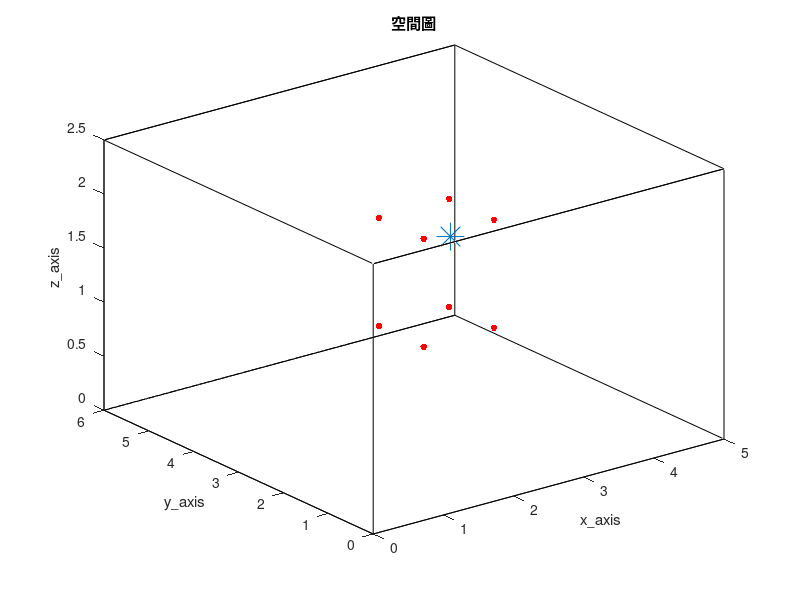

MATLAB code to generate this figure: (Note: this script raises an error after producing the figure.)
clc; clear;
close all;

tic

%% RIR parameter %%
SorNum = 1;                                              % source number
%%%%%%%%%%%%%%%%%%%%%%%%%%%%%%%%%%%%%%%%%%%%%%%%%%%%%%%%%%%%%%%%%%%%%%%%%%%%%%%%%%%%%%%%%%%%%%%%%%%%%%%%%%%%%%%%%%%
MicNum = 8;                                             % number of microphone
%%%%%%%%%%%%%%%%%%%%%%%%%%%%%%%%%%%%%%%%%%%%%%%%%%%%%%%%%%%%%%%%%%%%%%%%%%%%%%%%%%%%%%%%%%%%%%%%%%%%%%%%%%%%%%%%%%%
c = 343;                                                 % Sound velocity (m/s)
fs = 16000;                                              % Sample frequency (samples/s)

% 9 mics 大間距 %
% mic_x = [ 100 ; 400 ; 400 ; 100 ; 100 ; 400 ; 400 ; 100 ; 250 ]./100;
% mic_y = [ 100 ; 100 ; 400 ; 400 ; 100 ; 100 ; 400 ; 400 ; 250 ]./100;
% mic_z = [ 50  ;  50 ;  50 ;  50 ; 200 ; 200 ; 200 ; 200 ; 200 ]./100;

% 8 mics 小間距 %
mic_x = [ 200 ; 300 ; 300 ; 200 ; 200 ; 300 ; 300 ; 200 ]./100;
mic_y = [ 200 ; 200 ; 300 ; 300 ; 200 ; 200 ; 300 ; 300 ]./100;
mic_z = [ 100 ; 100 ; 100 ; 100 ; 200 ; 200 ; 200 ; 200 ]./100;

% 4 mics %
% mic_x = [ 200 ; 300 ; 250 ; 750/3 ]./100;
% mic_y = [ 200 ; 200 ; 300 ; 700/3 ]./100;
% mic_z = [ 100 ; 100 ; 100 ; 150 ]./100;

MicPos = [mic_x, mic_y, mic_z,];

SorPos = [270, 250, 180]/100;                                    % source position (m)
room_dim = [5, 6, 2.5];                                  % Room dimensions [x y z] (m)
%%%%%%%%%%%%%%%%%%%%%%%%%%%%%%%%%%%%%%%%%%%%%%%%%%%%%%%%%%%%%%%%%%%%%%%%%%%%%%%%%%%%%%%%%%%%%%%%%%%%%%%%%%%%%%%%%%%
reverberation_time = 1.6;                                % Reverberation time (s)
points_rir = 32768;                                       % Number of rir points (需比 reverberation time 還長)
%%%%%%%%%%%%%%%%%%%%%%%%%%%%%%%%%%%%%%%%%%%%%%%%%%%%%%%%%%%%%%%%%%%%%%%%%%%%%%%%%%%%%%%%%%%%%%%%%%%%%%%%%%%%%%%%%%%
mtype = 'omnidirectional';                               % Type of microphone
order = -1;                                              % -1 equals maximum reflection order!
dim = 3;                                                 % Room dimension
orientation = 0;                                         % Microphone orientation (rad)
hp_filter = 1;                                           % Disable high-pass filter

% 畫空間圖 %
figure(1);
plot3( [0 room_dim(1, 1) room_dim(1, 1) 0 0 0 room_dim(1, 1) room_dim(1, 1) 0 0 room_dim(1, 1) room_dim(1, 1) 0 0 room_dim(1, 1) room_dim(1, 1)], ...
       [0 0 room_dim(1, 2) room_dim(1, 2) 0 0 0 room_dim(1, 2) room_dim(1, 2) room_dim(1, 2) room_dim(1, 2) room_dim(1, 2) room_dim(1, 2) 0 0 0], ...
       [0 0 0 0 0 room_dim(1, 3) room_dim(1, 3) room_dim(1, 3) room_dim(1, 3) 0 0 room_dim(1, 3) room_dim(1, 3) room_dim(1, 3) room_dim(1, 3) 0] , 'k')
hold on
plot3(MicPos(:, 1), MicPos(:, 2), MicPos(:, 3), 'r.', 'MarkerSize', 15)
hold on
plot3(SorPos(:, 1), SorPos(:, 2), SorPos(:, 3), '*', 'MarkerSize', 20)
hold off
xlabel('x\_axis')
ylabel('y\_axis')
zlabel('z\_axis')
title('空間圖')
shg

distance = zeros(MicNum, 1);
for i = 1:MicNum
    distance(i, :) = sqrt(sum((SorPos - MicPos(i, :)).^2));
end

difference_groundtruth = zeros(MicNum-1, 1);
for i = 1:MicNum-1
    difference_groundtruth(i, :) = sqrt(sum((SorPos - MicPos(i+1, :)).^2)) - sqrt(sum((SorPos - MicPos(1, :)).^2));
end

referencce_point = MicPos(1, :);
sorpos_groundtruth = SorPos - referencce_point;

%% generate ground-truth RIR (h) %%
% 產生 RIR 和存.mat 檔 %
% h = rir_generator(c, fs, MicPos, SorPos, room_dim, reverberation_time, points_rir, mtype, order, dim, orientation, hp_filter);
% rir_filename_str = ['h\h_for_localization_', string(reverberation_time), 'x', string(MicNum), 'x', string(points_rir), '.mat'];
% rir_filemane = join(rir_filename_str, '');
% save(rir_filemane, 'h')

% load RIR 的 .mat 檔 %
rir_filename_str = ['h\h_for_localization_', string(reverberation_time), 'x', string(MicNum), 'x', string(points_rir), '.mat'];
rir_filemane = join(rir_filename_str, '');
load(rir_filemane)

look_mic = 1;
h_yaxis_upperlimit = max(h(look_mic, :)) + 0.01;
h_yaxis_underlimit = min(h(look_mic, :)) - 0.01;
% 畫 ground-truth RIR time plot %
figure(2)
plot(h(look_mic, :), 'r');
ylim([h_yaxis_underlimit h_yaxis_upperlimit])
title('ground-truth RIR')
xlabel('points')
ylabel('amplitude')
shg

[~, argmax_tf] = max(abs(h.'));

%% 讀音檔 or 產生 white noise source (source) %%
Second = 23;
SorLen =  Second*fs;

% load speech source %
[source_transpose, fs] = audioread('245.wav', [1, SorLen]);    % speech source
source = source_transpose.';

% load white noise source %
% source = wgn(1, SorLen, 0);                                    % white noise source

%% 產生麥克風訊號，在時域上 (y) %%
% convolution source and RIR %
as = zeros(MicNum, points_rir+SorLen-1);
for i = 1 : MicNum
    as(i, :) = conv(h(i, :), source);
end

y = as(:, 1:SorLen);

%% TDOA localization %%
% GCC-PHAT for delay estimation %
delay = zeros(MicNum-1, 1);
difference = zeros(MicNum-1, 1);
for i = 1:MicNum-1
    delay(i, :) = gccphat(y(i+1,:).', y(1,:).', fs);
    difference(i, :) = delay(i, :)*c;
end

% calibrate mics position with repect to reference point %
micpos = MicPos - referencce_point;

% generate parameters matrix %
A = 2*[micpos(2:end, :), difference];
b = micpos(2:end, 1).^2 + micpos(2:end, 2).^2 + micpos(2:end, 3).^2 - difference.^2;
%%%%%%%%%%%%%%%%%%%%%%%%%%%%%%%%%%%%%%%%%%%%%%%%%%%%%%%%%%%%%%%%%%%%%%%%%%%%%%%%%%%%%%%%%%%%%%%%%%%%%%%%%%%%%%%%%%%
sigma = 0.01;
%%%%%%%%%%%%%%%%%%%%%%%%%%%%%%%%%%%%%%%%%%%%%%%%%%%%%%%%%%%%%%%%%%%%%%%%%%%%%%%%%%%%%%%%%%%%%%%%%%%%%%%%%%%%%%%%%%%
psi = 4*sigma^2*(ones(MicNum-1, 1)*ones(MicNum-1, 1).' + eye(MicNum-1))*difference*difference.';
dia_load_psi = 1;
invpsi = inv(psi+dia_load_psi*eye(MicNum-1)); 
P = [1 0 0 0;0 1 0 0;0 0 1 0;0 0 0 -1];

% find possible root %
syms L
theta = pinv(A.'*invpsi*A+L*P )*(A.'*invpsi*b);
I = theta.'*P*theta;
[num, den] = numden(I);
poly = sym2poly(num);
roots = roots(poly);
roots_real = roots(imag(roots)==0, :);    % 取只有實數的根
if isempty(roots_real)
    roots_real = [roots_real; 0];
end

% find actual root from posible root %
if size(roots_real, 1) > 1
    theta = zeros(4, size(roots_real, 1));
    costfun = zeros(size(roots_real, 1), 1);
    for i = 1:size(roots_real, 1)
        theta(:, i) = pinv(A.'*invpsi*A+roots_real(i, :)*P )*(A.'*invpsi*b);
        costfun(i, :) = (A*theta(:, i)-b).'*invpsi*(A*theta(:, i)-b);
    end

    [~, min_index] = min(costfun);
    sorpos_estimation = theta(1:3, min_index).';

else
    theta = pinv(A.'*invpsi*A+roots_real*P )*(A.'*invpsi*b);
    sorpos_estimation = theta(1:3, :).';

end

toc

% %%%%%%%%%%%%%%%%%%%%%%%%%%%%%%%%%%%%%%%%%%%%%%%%%%%%%%%%%%%%%%%%%%%%%%%%%%%%%%%%%%%%%%%%%%%%%%%%%%%%%%%%%%%%%%%%%%%
% threshold = 1e-2;
% %%%%%%%%%%%%%%%%%%%%%%%%%%%%%%%%%%%%%%%%%%%%%%%%%%%%%%%%%%%%%%%%%%%%%%%%%%%%%%%%%%%%%%%%%%%%%%%%%%%%%%%%%%%%%%%%%%%
% iteration_time = 0;
% lambda_old = -1;
% lambda_new = 1;
% theta_old = pinv(A.'*invpsi*A+lambda_old*P)*A.'*invpsi*b;
% theta_new = pinv(A.'*invpsi*A+lambda_new*P)*A.'*invpsi*b;
% I_old = theta_old.'*P*theta_old;
% I_new = theta_new.'*P*theta_new;
% while 1
%     iteration_time = iteration_time + 1;
%     lambda_tmp = lambda_new;
%     I_tmp = I_new;
%     lambda_new = lambda_old - I_new*(lambda_new-lambda_old)/(I_new-I_old);
%     if isnan(lambda_new)
%         break;
%     end
%     theta_new = pinv(A.'*invpsi*A+lambda_new*P)*A.'*invpsi*b;
%     I_new = theta_new.'*P*theta_new;
%     if abs(lambda_new-lambda_tmp) < threshold
%         sorpos_estimation = theta_new(1:3, :).';
%         break;
%     end
% 
%     lambda_old = lambda_tmp;
%     I_old = I_tmp;
% end